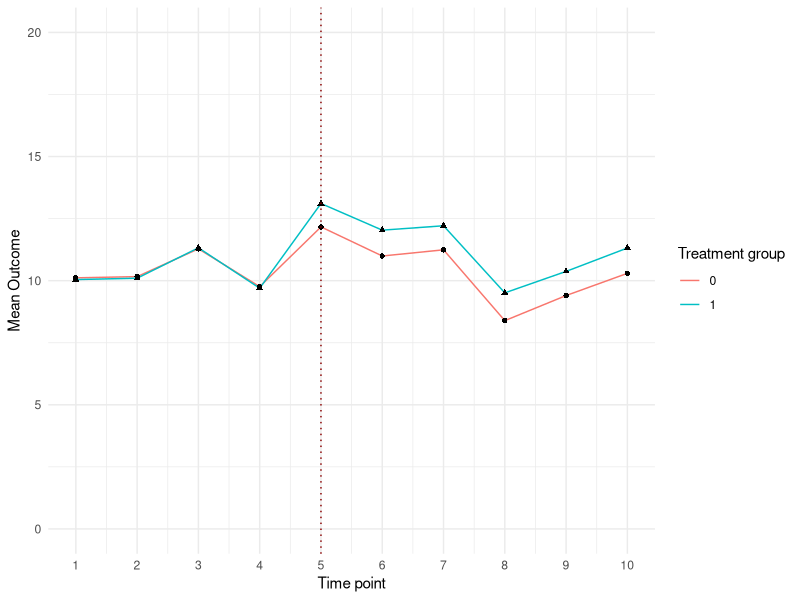

Generate this figure with R:
## ---- chunk 1
due_share       = 11
due_lastcall    = 13
due_final       = 14
dueth_share     = scales::ordinal(due_share)
dueth_lastcall  = scales::ordinal(due_lastcall)
dueth_final     = scales::ordinal(due_final)
## ---- chunk 2
library(tidyverse)
## ---- chunk 3
# Have a crack at this... I can help as we go.

set.seed(1)
#setting time and individual parameters
n_t <- 10
n_i <- 1000
n_c <- 40

cross <- tibble(
    i = 1:n_i,
    # assignment to treatment
    x = rep(0:1, each = n_i/2),
    # cluster in which y belongs
    c = sample(1:n_c,size = n_i, replace = T),
    # length of the panel
    t_length = n_t,
    # individual-level error term
    ei = rnorm(length(1:n_i), 0, 1)
)

cluster <- tibble(
    c = 1:n_c,
    # cluster-level variable
    cx = rnorm(n_c),
    # cluster-level error term
    ec = rnorm(length(1:n_c), 0, 1)
)

year <- tibble(
    t = 1:n_t,
    # year-level error term
    et = rnorm(length(1:n_t), 0, 1)
)

# setting parameters
# effect of treatment
beta_x = 0
# effect of treated period
beta_tr = 0
# heterogeneous effect of treatment in treated period
beta_xtr = 1
# effect of time/year - linear
beta_t = 0
# heterogeneous effect of time in treated period
beta_ttr = 0
# effect of cluster-level variable
beta_cx = 0

panel <- plyr::ddply(cross, ~i, transform, t = 1:t_length) %>%
  left_join(cluster, by = "c") %>%
  left_join(year, by = "t") %>%
  mutate(
    eit = rnorm(length(1:(n_i*n_t)), 0, 1),
    tr = ifelse(t>=n_t/2, 1, 0),
    xtr = x*tr,
    y = 10 + beta_x*x + beta_tr*tr + beta_xtr*xtr + beta_t*t + beta_ttr*t*tr + beta_cx*cx + et + eit + ec
  )
    
## ---- chunk 4
# Code chunk here...

panel %>%
  group_by(t, x) %>%
  summarize(
    mean_y = mean(y)
  ) %>%
ungroup() %>%
ggplot(aes(x = t, y = mean_y, shape = factor(x))) +
  geom_line(aes(color = factor(x)))+
  # geom_line(aes(color = t < 6,linetype = factor(x))) +
  # geom_line(aes(color = t > 4, linetype = factor(x))) +
  geom_point() +
  #scale_color_manual(values = c("transparent", "cornflowerblue")) +
  scale_y_continuous(limits = c(0, 20)) +
  scale_x_continuous(breaks = 1:10)+
  geom_vline(aes(xintercept = 5), color = "darkred", linetype = "dotted")+
  theme_minimal() +
  labs(
    x = "Time point",
    y = "Mean Outcome",
    color = "Treatment group"
  ) +
  guides(shape = "none")

  
## ---- chunk 5
# Code chunk here...
## ---- chunk 6
# Code chunk here...
## ---- chunk 7
# Code chunk here...
